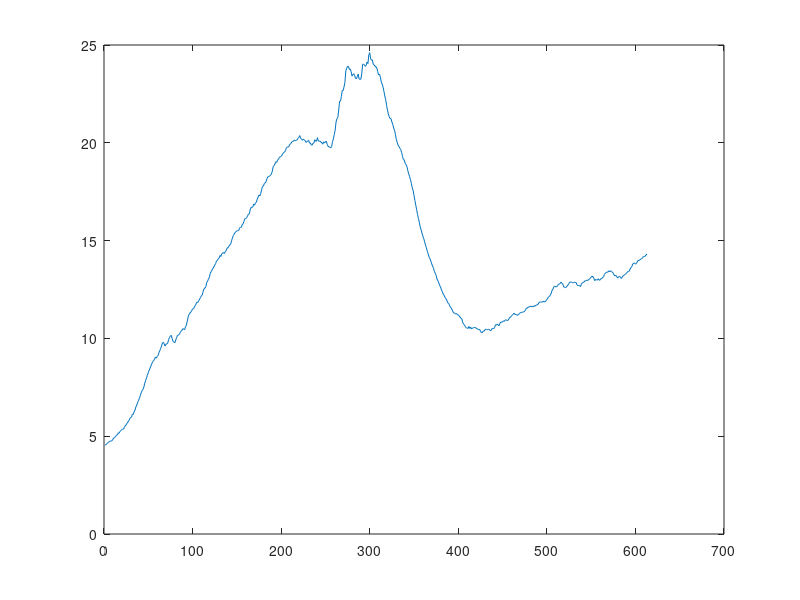

This figure's MATLAB source:

% CSV data files
% Format: Counter, SHT31-D temperature, BMP180 temperature, DHT22 temperature
% As of right now I'm just going off of the SHT31-D's data.
% The sensor readings could be averaged instead.
% All units are degrees C. Null values (sensor read failed) are -1.
% There is approximately 2.5 minutes between each data point

% Data from a single day: 2017-11-24
day_data = csvread('csce440-2017-11-24.csv');

% Data from a week: 2017-11-18 through 2017-11-24
week_data = csvread('csce440-2017-11-24-week.csv');

% Create vectors of the actual data (index counter, and sht31 temp)    
day_data_index = zeros(size(day_data, 1), 1);
day_data_sht31 = zeros(size(day_data, 1), 1);

% Copy the values from the array to the vectors
for arrayRowCount = 1:size(day_data, 1)
    day_data_index(arrayRowCount) = day_data(arrayRowCount, 1);
    day_data_sht31(arrayRowCount) = day_data(arrayRowCount, 2);
end

% Remove every other data point from the vectors
% Used to compare the interpolation with the actual
% known values that were removed.
day_data_index_filtered = day_data_index;
day_data_sht31_filtered = day_data_sht31;
day_data_index_filtered(2:2:end,:) = [];
day_data_sht31_filtered(2:2:end,:) = [];


plot(day_data_index, day_data_sht31)
